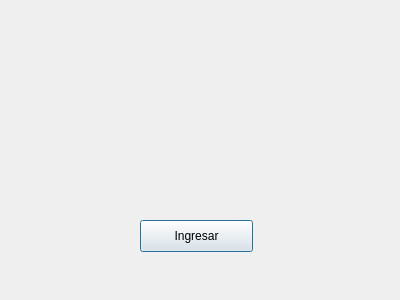
<?xml version="1.0" encoding="UTF-8"?>
<ui version="4.0">
 <class>Dialog</class>
 <widget class="QDialog" name="Dialog">
  <property name="geometry">
   <rect>
    <x>0</x>
    <y>0</y>
    <width>400</width>
    <height>300</height>
   </rect>
  </property>
  <property name="windowTitle">
   <string>Ingresa</string>
  </property>
  <widget class="QPushButton" name="ingresar">
   <property name="geometry">
    <rect>
     <x>140</x>
     <y>220</y>
     <width>113</width>
     <height>32</height>
    </rect>
   </property>
   <property name="text">
    <string>Ingresar</string>
   </property>
  </widget>
  <widget class="QLabel" name="label">
   <property name="geometry">
    <rect>
     <x>130</x>
     <y>60</y>
     <width>131</width>
     <height>111</height>
    </rect>
   </property>
   <property name="text">
    <string/>
   </property>
   <property name="pixmap">
    <pixmap resource="../recursos/heart.qrc">:/imc/heart.png</pixmap>
   </property>
   <property name="scaledContents">
    <bool>true</bool>
   </property>
  </widget>
 </widget>
 <resources>
  <include location="../recursos/heart.qrc"/>
 </resources>
 <connections/>
</ui>
